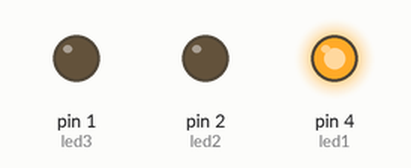
The sketch below on a simulated Arduino Uno, built with avr-gcc and run on an emulated ATmega328P. Shown: output pins drawn as LEDs (lit = HIGH).

Above: at 2.5 s.
At 11.5 s:
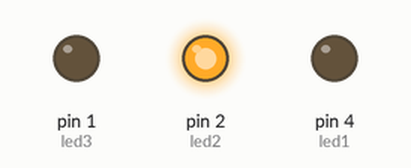
At 14.5 s:
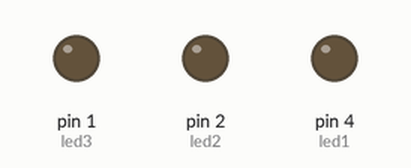
At 16.5 s:
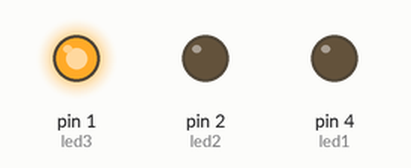
Timing chart, 0 to 23.4 s (numbered marks = the images above):
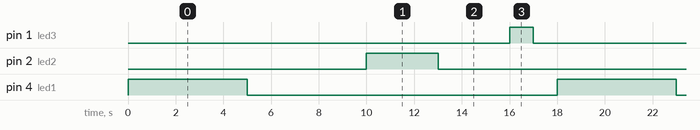

Measured:
- by itself, pin 1 (led3): alternates HIGH for 1.0 s and LOW for 17.0 s
- by itself, pin 2 (led2): alternates HIGH for 3.0 s and LOW for 15.0 s
- by itself, pin 4 (led1): alternates HIGH for 5.0 s and LOW for 13.0 s

The sketch:

TrafficTrafficLL.ino
```cpp
int led1 =4;
int led2 =2;
int led3 =1;
void setup()
{
  pinMode(led1,OUTPUT);
  pinMode(led2,OUTPUT);
  pinMode(led3,OUTPUT);

}
void loop()

{
  redLED();
  yellowLED();
  greenLED();
}

void redLED()
{
  digitalWrite(led1,HIGH);
  delay(5000);
  digitalWrite(led1,LOW);
  delay(5000);

}

void yellowLED()

{
   digitalWrite(led2,HIGH);
  delay(3000);
  digitalWrite(led2,LOW);
  delay(3000);
}
void greenLED()
{
   digitalWrite(led3,HIGH);
  delay(1000);
  digitalWrite(led3,LOW);
  delay(1000);
}
```
